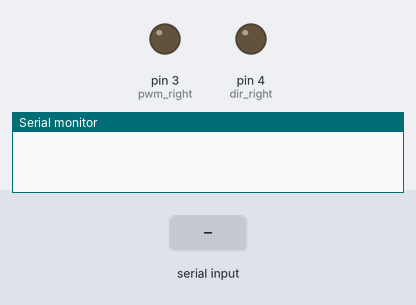
A sketch run on a simulated Arduino Uno, built with avr-gcc and run on an emulated ATmega328P. Parts: output pins drawn as LEDs (lit = HIGH), the last lines printed to the serial monitor. The inputs (shaded band) are chosen by the test bench.

Above: at 2.2 s.
2.3 s: "90,45\n" received over Serial
At 3.7 s:
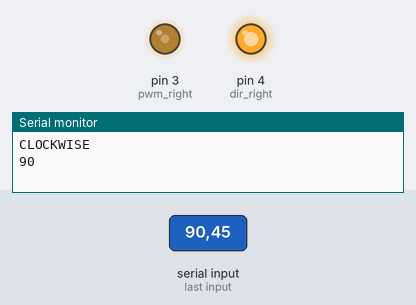
4.8 s: "255\n" received over Serial
At 6.7 s:
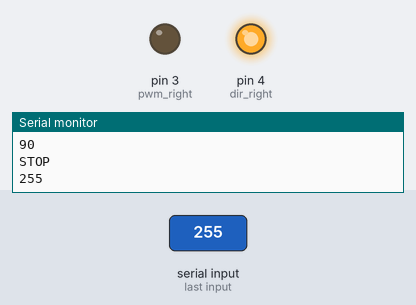
7.3 s: "30,150\n" received over Serial
At 8.8 s:
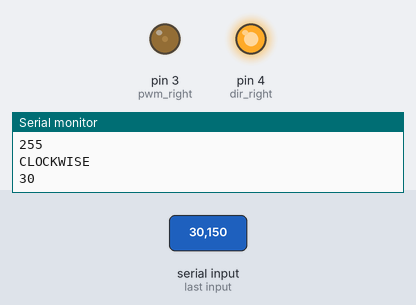
9.8 s: "200\n" received over Serial
At 11.7 s:
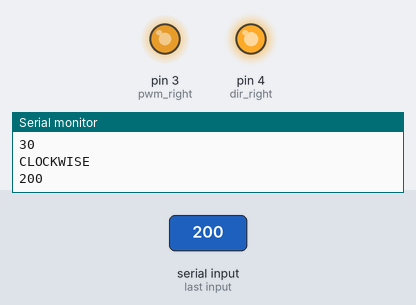
12.3 s: "0\n" received over Serial
At 13.6 s:
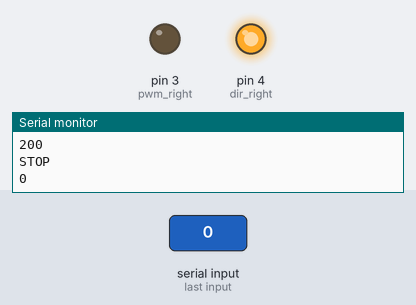
14.8 s: "90\n" received over Serial
At 16.7 s:
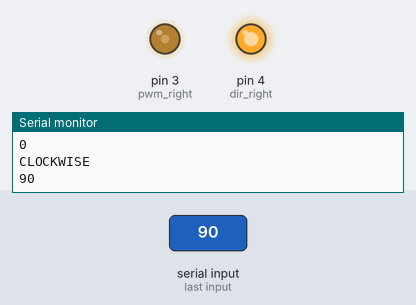
Timing chart, 0 to 18.2 s (numbered marks = the images above; inputs shaded):
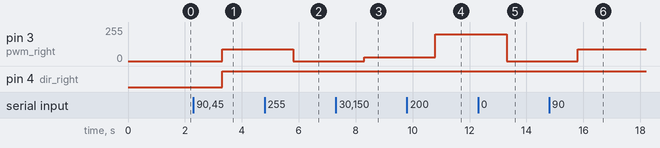

The sketch:

MDD10A.ino
```cpp
int pwm_right=3;
int dir_right=4;

  void setup(){
  pinMode(dir_right, OUTPUT);
  pinMode(pwm_right, OUTPUT);
  Serial.begin(9600);
  analogWrite(pwm_right, LOW);
  delay(1000);
}

void loop()
{
    while(Serial.available()){
    String val1 = Serial.readString();
    int val = val1.toInt();

      if (val>-255 && val<0){
      analogWrite(pwm_right,(-1*val));
      digitalWrite(dir_right, LOW);
      Serial.println("ANTI-CLOCKWISE");
      Serial.println(val);
      }
      else if(val>0 && val<255){
      analogWrite(pwm_right, val);
      digitalWrite(dir_right, HIGH);
      Serial.println("CLOCKWISE");
      Serial.println(val);
      }
       else if(val<-255 || val>255){
       analogWrite(pwm_right, 0);
       Serial.println("INVALID OUTPUT");
       Serial.println(val);

      }
      else if(val==-255 || val==255 || val==0){
      analogWrite(pwm_right, 0);
      Serial.println("STOP");
       Serial.println(val);
      }
      }
}
```

Measured:
- after the input at 2.3 s, pin 3 (pwm_right): 0/255 → 90/255 after 1.0 s; pin 4 (dir_right): LOW → HIGH after 1.0 s
- after the input at 4.8 s, pin 3 (pwm_right): 90/255 → 0/255 after 1.0 s
- after the input at 7.3 s, pin 3 (pwm_right): 0/255 → 30/255 after 1.0 s
- after the input at 9.8 s, pin 3 (pwm_right): 30/255 → 200/255 after 1.0 s
- after the input at 12.3 s, pin 3 (pwm_right): 200/255 → 0/255 after 1.0 s
- after the input at 14.8 s, pin 3 (pwm_right): 0/255 → 90/255 after 1.0 s
